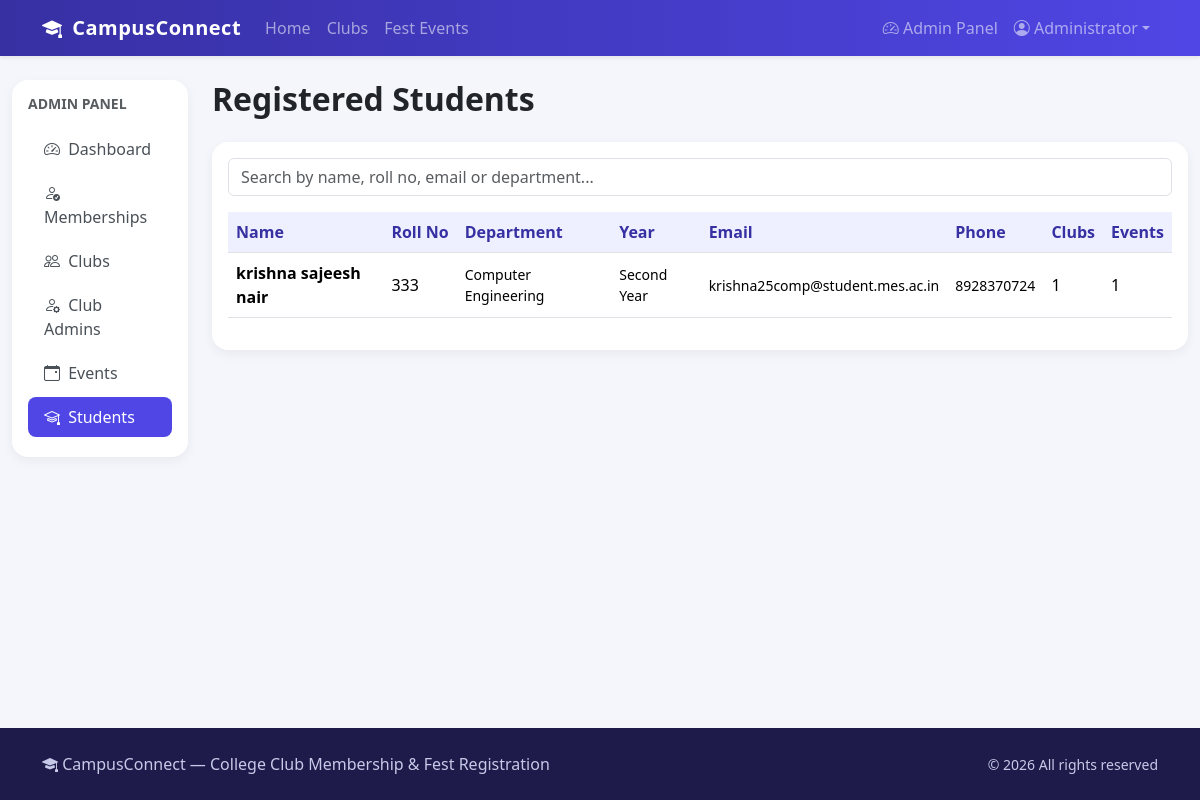
/admin/students (signed in), run on the app's committed database.
### tables this page shows
CREATE TABLE "users" (
    id            INTEGER PRIMARY KEY AUTOINCREMENT,
    name          TEXT    NOT NULL,
    email         TEXT    NOT NULL UNIQUE,
    password_hash TEXT    NOT NULL,
    roll_no       TEXT,
    department    TEXT,
    year          TEXT,
    phone         TEXT,
    role          TEXT    NOT NULL DEFAULT 'student' CHECK (role IN ('student', 'admin', 'club_admin')),
    club_id       INTEGER REFERENCES clubs(id) ON DELETE CASCADE,    created_at    TEXT    NOT NULL DEFAULT CURRENT_TIMESTAMP
);

### app.py (the view)
@app.route("/admin/students")
@admin_required
def admin_students():
    students = get_db().execute(
        """SELECT u.*,
                  (SELECT COUNT(*) FROM memberships m WHERE m.user_id = u.id AND m.status = 'approved') AS club_count,
                  (SELECT COUNT(*) FROM registrations r WHERE r.user_id = u.id) AS event_count
           FROM users u WHERE u.role = 'student' ORDER BY u.name"""
    ).fetchall()
    return render_template("admin/students.html", students=students)

### app.py (called while the page is built)
def get_db():
    if "db" not in g:
        g.db = sqlite3.connect(DATABASE)
        g.db.row_factory = sqlite3.Row
        g.db.execute("PRAGMA foreign_keys = ON")
    return g.db

@app.before_request
def load_user():
    user_id = session.get("user_id")
    g.user = None
    g.club = None
    if user_id is not None:
        db = get_db()
        g.user = db.execute("SELECT * FROM users WHERE id = ?", (user_id,)).fetchone()
        if g.user is not None and g.user["role"] == "club_admin":
            g.club = db.execute("SELECT * FROM clubs WHERE id = ?", (g.user["club_id"],)).fetchone()

def current_portal():
    user = g.get("user")
    return "club_admin" if user is not None and user["role"] == "club_admin" else "admin"

@app.context_processor
def inject_globals():
    return {
        "user": g.get("user"),
        "my_club": g.get("club"),
        "portal": current_portal(),
        "category_icons": CATEGORY_ICONS,
        "today": date.today().isoformat(),
    }

def login_required(view):
    @wraps(view)
    def wrapped(*args, **kwargs):
        if g.user is None:
            flash("Please log in to continue.", "warning")
            return redirect(url_for("login", next=request.path))
        return view(*args, **kwargs)
    return wrapped

def admin_required(view):
    @wraps(view)
    @login_required
    def wrapped(*args, **kwargs):
        if g.user["role"] != "admin":
            abort(403)
        return view(*args, **kwargs)
    return wrapped

### templates/admin/students.html (shortened to what this page needs)
{% extends "admin/layout.html" %}
{% block admin_content %}
<h2 class="fw-bold mb-4">Registered Students</h2>
<div class="card hover-card">
    <div class="card-body">
        <input type="text" id="liveSearch" class="form-control mb-3" placeholder="Search by name, roll no, email or department...">
        <div class="table-responsive">
            <table class="table align-middle">
                <thead><tr><th>Name</th><th>Roll No</th><th>Department</th><th>Year</th><th>Email</th><th>Phone</th><th>Clubs</th><th>Events</th></tr></thead>
                <tbody>
                {% for s in students %}
                    <tr class="searchable-item" data-search="{{ s.name }} {{ s.roll_no }} {{ s.email }} {{ s.department }}" data-category="all">
                        <td class="fw-semibold">{{ s.name }}</td>
                        <td>{{ s.roll_no }}</td>
                        <td class="small">{{ s.department }}</td>
                        <td class="small">{{ s.year }}</td>
                        <td class="small">{{ s.email }}</td>
                        <td class="small">{{ s.phone }}</td>
                        <td>{{ s.club_count }}</td>
                        <td>{{ s.event_count }}</td>
                    </tr>
                {% else %}
                    <tr><td colspan="8" class="text-center text-muted py-4">No students registered yet</td></tr>
                {% endfor %}
                </tbody>
            </table>
        </div>
    </div>
</div>
{% endblock %}

### templates/base.html (shortened to what this page needs)
<!doctype html>
<html lang="en">
<head>
    <link href="https://cdn.jsdelivr.net/npm/bootstrap@5.3.3/dist/css/bootstrap.min.css" rel="stylesheet">
    <link href="https://cdn.jsdelivr.net/npm/bootstrap-icons@1.11.3/font/bootstrap-icons.min.css" rel="stylesheet">
    <link href="{{ url_for('static', filename='css/style.css') }}" rel="stylesheet">
</head>
<body class="d-flex flex-column min-vh-100">
<nav class="navbar navbar-expand-lg navbar-dark bg-brand shadow-sm sticky-top">
    <div class="container">
        <a class="navbar-brand" href="{{ url_for('index') }}"><i class="bi bi-mortarboard-fill me-1"></i> CampusConnect</a>
        <div class="collapse navbar-collapse" id="mainNav">
            <ul class="navbar-nav me-auto">
                <li class="nav-item"><a class="nav-link {% if request.endpoint == 'index' %}active{% endif %}" href="{{ url_for('index') }}">Home</a></li>
                <li class="nav-item"><a class="nav-link {% if request.endpoint in ['clubs', 'club_detail'] %}active{% endif %}" href="{{ url_for('clubs') }}">Clubs</a></li>
                <li class="nav-item"><a class="nav-link {% if request.endpoint in ['events', 'event_detail'] %}active{% endif %}" href="{{ url_for('events') }}">Fest Events</a></li>
            </ul>
            <ul class="navbar-nav">
                {% if user %}
                    {% if user.role == 'admin' %}
                        <li class="nav-item"><a class="nav-link" href="{{ url_for('admin_dashboard') }}"><i class="bi bi-speedometer2"></i> Admin Panel</a></li>
                    {% elif user.role == 'club_admin' %}
                        <li class="nav-item"><a class="nav-link" href="{{ url_for('club_admin_dashboard') }}"><i class="bi bi-speedometer2"></i> Club Portal</a></li>
                    {% else %}
                        <li class="nav-item"><a class="nav-link" href="{{ url_for('dashboard') }}"><i class="bi bi-grid"></i> My Dashboard</a></li>
                    {% endif %}
                    <li class="nav-item dropdown">
                        <a class="nav-link dropdown-toggle" href="#" data-bs-toggle="dropdown"><i class="bi bi-person-circle"></i> {{ user.name.split()[0] }}</a>
                    </li>
                {% else %}
                    <li class="nav-item"><a class="nav-link" href="{{ url_for('login') }}">Login</a></li>
                    <li class="nav-item"><a class="btn btn-light btn-sm ms-lg-2 mt-1" href="{{ url_for('register') }}">Register</a></li>
                {% endif %}
            </ul>
        </div>
    </div>
</nav>
<main class="flex-grow-1">
    {% block content %}{% endblock %}
</main>
<footer class="py-4 mt-5">
    <div class="container d-flex flex-column flex-md-row justify-content-between align-items-center gap-2">
        <span><i class="bi bi-mortarboard-fill"></i> CampusConnect &mdash; College Club Membership &amp; Fest Registration</span>
        <span class="small">&copy; 2026 All rights reserved</span>
    </div>
</footer>
</body>
</html>

### static/css/style.css (style rules this page uses)
:root { --brand: #4f46e5; --brand-dark: #3730a3; --accent: #ec4899; }
body { background: #f5f6fb; font-family: "Segoe UI", system-ui, -apple-system, sans-serif; }
.navbar-brand { font-weight: 700; letter-spacing: .5px; }
.bg-brand { background: linear-gradient(90deg, var(--brand-dark), var(--brand)); }
.hover-card { border: 0; border-radius: 1rem; transition: transform .2s ease, box-shadow .2s ease; box-shadow: 0 4px 12px rgba(0, 0, 0, .05); }
.table thead th { background: #eef0ff; color: var(--brand-dark); font-weight: 600; white-space: nowrap; }
footer { background: #1e1b4b; color: #c7c9e8; }

### data on the page
users: name "Administrator"
users: name "krishna sajeesh nair", roll_no "333", department "Computer Engineering", year "Second Year", email "krishna25comp@student.mes.ac.in", phone "8928370724", club_count "1", event_count "1"

### other printed values
{{ label }} "Dashboard" "Memberships" "Clubs" "Club Admins" "Events" "Students"
